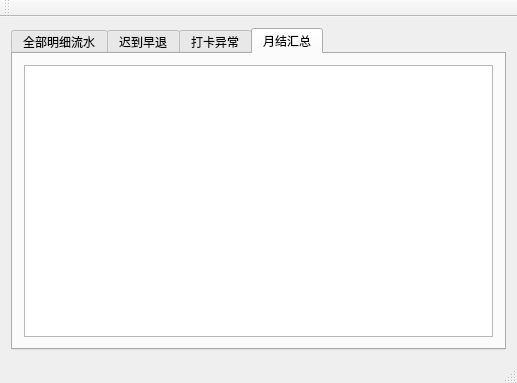
<?xml version="1.0" encoding="UTF-8"?>
<ui version="4.0">
 <class>MainWindow</class>
 <widget class="QMainWindow" name="MainWindow">
  <property name="geometry">
   <rect>
    <x>0</x>
    <y>0</y>
    <width>517</width>
    <height>383</height>
   </rect>
  </property>
  <property name="windowTitle">
   <string>MainWindow</string>
  </property>
  <widget class="QWidget" name="centralWidget">
   <layout class="QGridLayout" name="gridLayout">
    <item row="0" column="0">
     <widget class="QTabWidget" name="tabWidget">
      <property name="currentIndex">
       <number>3</number>
      </property>
      <widget class="QWidget" name="tab_detail">
       <attribute name="title">
        <string>全部明细流水</string>
       </attribute>
       <layout class="QGridLayout" name="gridLayout_2">
        <item row="0" column="0">
         <widget class="QTableView" name="tableView_detail"/>
        </item>
       </layout>
      </widget>
      <widget class="QWidget" name="tab_beLateOrLeaveEarly">
       <attribute name="title">
        <string>迟到早退</string>
       </attribute>
       <layout class="QGridLayout" name="gridLayout_3">
        <item row="0" column="0">
         <widget class="QTableView" name="tableView_beLateOrLeaveEarly"/>
        </item>
       </layout>
      </widget>
      <widget class="QWidget" name="tab_missPunchIn">
       <attribute name="title">
        <string>打卡异常</string>
       </attribute>
       <layout class="QGridLayout" name="gridLayout_4">
        <item row="0" column="0">
         <widget class="QTableView" name="tableView_missPunchIn"/>
        </item>
       </layout>
      </widget>
      <widget class="QWidget" name="tab_monthCollect">
       <attribute name="title">
        <string>月结汇总</string>
       </attribute>
       <layout class="QGridLayout" name="gridLayout_5">
        <item row="0" column="0">
         <widget class="QTableView" name="tableView_monthCollect"/>
        </item>
       </layout>
      </widget>
     </widget>
    </item>
   </layout>
  </widget>
  <widget class="QMenuBar" name="menuBar">
   <property name="geometry">
    <rect>
     <x>0</x>
     <y>0</y>
     <width>517</width>
     <height>23</height>
    </rect>
   </property>
  </widget>
  <widget class="QToolBar" name="mainToolBar">
   <attribute name="toolBarArea">
    <enum>TopToolBarArea</enum>
   </attribute>
   <attribute name="toolBarBreak">
    <bool>false</bool>
   </attribute>
  </widget>
  <widget class="QStatusBar" name="statusBar"/>
  <action name="actionImport_xls">
   <property name="text">
    <string>Import xls</string>
   </property>
  </action>
  <action name="actionWork_Days_Setting">
   <property name="text">
    <string>Work Days Setting</string>
   </property>
  </action>
 </widget>
 <layoutdefault spacing="6" margin="11"/>
 <resources/>
 <connections/>
</ui>
